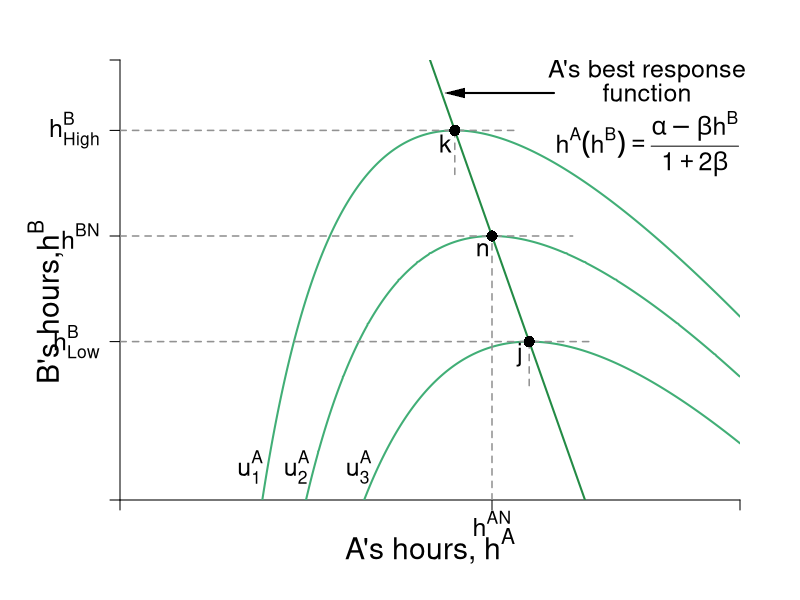

Reproduce this figure in R.
  require(shape)
  pdf(file = "coordination_failures/coordination_indiff_brf.pdf", width = 9, height = 7)
  
  #Set parameters for graphics
  pointsize <- 1.8
  axislabelsize <- 1.8
  labelsize <- 1.5
  namesize <- 1.8
  annotatesize <- 1.5
  graphlinewidth <- 2
  segmentlinewidth <- 1.5
  
  COL <- c("#7fc97f", "#beaed4", "#fdc086", "#ffff99", "#386cb0", "#f0027f", "#bf5b17", "#666666")
  COLA <- c("#99d8c9","#66c2a4","#41ae76", "#238b45", "#005824")
  COLB <- c("#4eb3d3", "#2b8cbe", "#0868ac","#084081")
  Grays <- gray.colors(25, start =1, end = 0)
  
  par(mar =  c(5, 6, 3, 3))
  
  # uA <- function(ea, eb, alpha = 16, beta = 1/24) {
  #   alpha*(1 - beta*eb)*ea - 0.5*(ea)^2
  # }
  
  uA <- function(ea, eb, alpha = 30, beta = 1/2) {
    (alpha - beta*(ea+eb))*ea - 0.5*(ea)^2
  }
  
  hANE <- function(alpha, beta = 1/2){
    alpha/(1 + 3*beta)
  }
  
  brfA <- function(ea, alpha = 30, beta = 1/2) {
    (alpha - ea*(1 + 2*beta))/(beta)
  }
  
  # brfA <- function(ea, alpha = 16, beta = 1/24) {
  #   (alpha - ea)/(alpha * beta)
  # }
  
  
  xlims <- c(0, 20)
  ylims <- c(0, 20)
  
  npts <- 501 
  x <- seq(xlims[1], xlims[2], length.out = npts)
  y <- seq(ylims[1], ylims[2], length.out = npts) 
  a <- c(uA(10.8, brfA(10.8)), 
         uA(hANE(alpha = 30, beta = 1/2), hANE(alpha = 30, beta = 1/2)), 
         uA(13.2, brfA(13.2))
  )
  
  plot(0, 0, xlim = xlims, ylim = ylims, type = "n",
       xlab = expression(paste("")),
       ylab = expression(paste("")), 
       xaxt = "n", 
       yaxt = "n", 
       cex.lab = axislabelsize, 
       bty = "n",
       xaxs="i", 
       yaxs="i")
  
  # ticksy <- seq(from = 0, to = ylims[2], by = 2)
  # ylabels <- seq(from = 0, to = ylims[2], by = 2)
  # ticksx <- seq(from = 0, to = xlims[2], by = 2)
  # xlabels <- seq(from = 0, to = xlims[2], by = 2)
  ticksy <- c(0,  brfA(13.2), 12,  brfA(10.8), ylims[2])
  ylabels <- c(NA, expression(paste(h[Low]^B)), expression(paste(h^{BN})), expression(paste(h[High]^B)), NA)
  ticksx <- c(0, 12,  xlims[2])
  xlabels <- c(NA, expression(paste(h^{AN})), NA)
  
  
  axis(1, at = ticksx, pos = 0, labels = xlabels, cex.axis = labelsize)
  axis(2, at = ticksy, pos = 0, labels = ylabels, las = 1, cex.axis = labelsize)
  
  npts <- 500 
  xx1 <- seq(xlims[1], xlims[2], length.out = npts)
  lines(xx1, brfA(xx1, alpha = 30, beta = 1/2), col = COLA[4], lwd = graphlinewidth)
  
  
  contour(y, x, 
          outer(x, y, uA),
          drawlabels = FALSE,
          col = COLA[3],
          lwd = graphlinewidth,
          levels = a, 
          xaxs="i", 
          yaxs="i", 
          add = TRUE) 
  
  text(0.5*xlims[2], -2.1, expression(paste("A's hours, ", h^A)), xpd = TRUE, cex = axislabelsize)
  text(-2.4, 9, expression(paste("B's hours,", h^B)), xpd = TRUE, cex = axislabelsize, srt = 90) 
  
  #Label the iso-welfare functions for the A
  text(4.2, 1.5, expression(u[1]^A), cex = annotatesize)
  text(5.7, 1.5, expression(u[2]^A), cex = annotatesize)
  text(7.7, 1.5, expression(u[3]^A), cex = annotatesize)
  
  #Label Nash Equilibrium 
  segments(0, 12, 14.6, 12, lty = 2, col = Grays[18], lwd = segmentlinewidth)
  segments(12, 0, 12, 12, lty = 2, col = Grays[18], lwd = segmentlinewidth)
  points(12, 12, pch = 16, col = "black", cex = 1.5)
  #text(11.3, 10.1, expression(paste("Nash Equilibrium")))
  text(12 - 0.3, 12 - 0.6, expression(paste("n")), cex = labelsize)
  
  
  
  segments(0,  brfA(13.2),  13.2 + 2,  brfA(13.2), lty = 2, col = Grays[18], lwd = segmentlinewidth)
  segments(13.2,  brfA(13.2) - 2,  13.2,  brfA(13.2), lty = 2, col = Grays[18], lwd = segmentlinewidth)
  points(13.2, brfA(ea = 13.2), pch = 16, col = "black", cex = 1.5)
  text(13.2 - 0.3, brfA(ea = 13.2) - 0.6, expression(paste("j")), cex = labelsize)
  
  segments(0, brfA(10.8), 10.8 + 2, brfA(10.8), lty = 2, col = Grays[18], lwd = segmentlinewidth)
  segments(10.8, brfA(10.8) - 2, 10.8, brfA(10.8), lty = 2, col = Grays[18], lwd = segmentlinewidth)
  points(10.8, brfA(10.8), pch = 16, col = "black", cex = 1.5)
  text(10.8 - 0.3, brfA(10.8) - 0.6, expression(paste("k")), cex = labelsize)
  
  text(17, 19.5, expression(paste("A's best response")), xpd = TRUE, cex = labelsize)
  text(17, 18.5, expression(paste("function")), xpd = TRUE, cex = labelsize)
  text(17, 16.2, expression(paste(h^{A}*(h^B) == frac(alpha - beta*h^B, 1 + 2*beta))), xpd = TRUE, cex = labelsize)
  Arrows(14, 18.5, 10.8, 18.5, col = "black", lty = 1, lwd = 2, arr.type = "triangle", arr.lwd = 0.5)
  
  
  
  dev.off()
